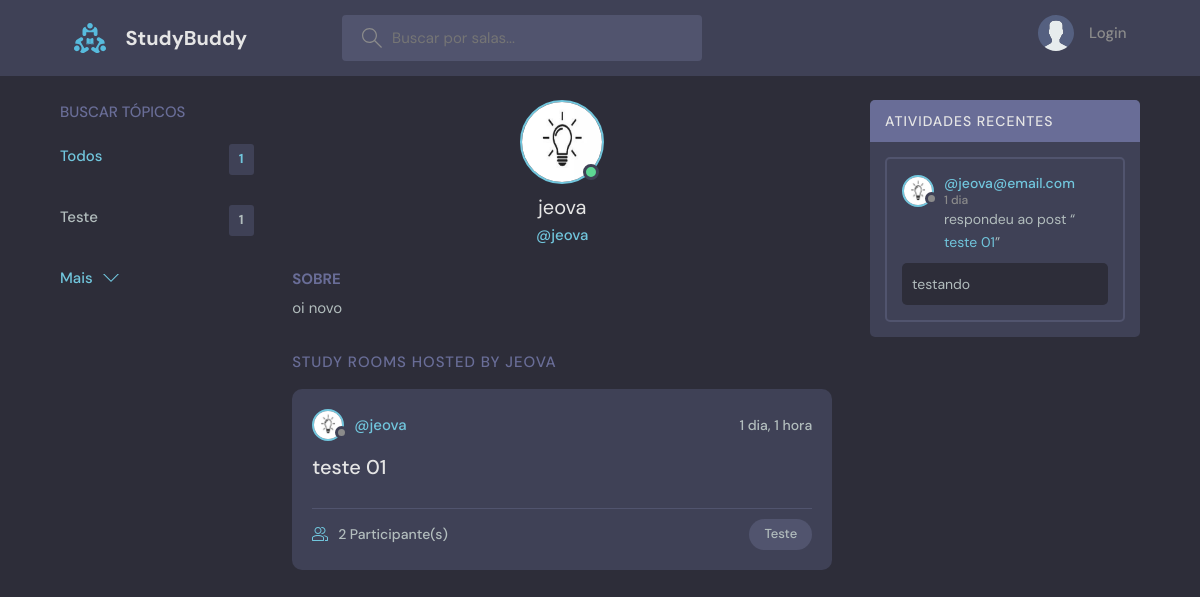
The app's page /profile/1 with its own data.
### base/models.py (models this page shows, shortened)
class Topic(models.Model):
    name = models.CharField(max_length=200)

class User(AbstractUser):
    name = models.CharField("nome", max_length=200, null=True)
    email = models.EmailField(unique=True)
    bio = models.TextField(null=True)
    avatar = models.ImageField(null=True, default="avatar.svg")
    USERNAME_FIELD = 'email'
    REQUIRED_FIELDS = []

class Room(models.Model):
    host = models.ForeignKey(User, on_delete=models.SET_NULL, null=True)
    topic = models.ForeignKey(Topic, on_delete=models.SET_NULL, null=True)
    name = models.CharField(max_length=200)
    description = models.TextField(null=True, blank=True)
    participants = models.ManyToManyField(User, related_name='participants', blank=True)
    updated = models.DateTimeField(auto_now=True)
    created = models.DateTimeField(auto_now_add=True)
    class Meta:
        ordering = ['-updated', 'created']
    def __str__(self):
        return self.name

class Message(models.Model):
    user = models.ForeignKey(User, on_delete=models.CASCADE)
    room = models.ForeignKey(Room, on_delete=models.CASCADE)
    body = models.TextField()
    updated = models.DateTimeField(auto_now=True)
    created = models.DateTimeField(auto_now_add=True)
    class Meta:
        ordering = ['-updated', 'created']

### base/views.py (the view)
# urls.py: path("profile/<str:pk>", views.userProfile, name="user-profile"),
def userProfile(request, pk):
    user = User.objects.get(id=pk)
    rooms = user.room_set.all()
    roomMessages = user.message_set.all()
    topics = Topic.objects.all()
    context = {'user': user, 'rooms': rooms, 'roomMessages': roomMessages, 'topics': topics}
    return render(request, 'base/profile.html', context)

### templates/base/profile.html (shortened to what this page needs)
{% extends 'main.html' %}
{% block content %}
  <main class="profile-page layout layout--3">
    <div class="container">
      {% include 'base/topics_component.html' %}
      <div class="roomList">
        <div class="profile">
          <div class="profile__avatar">
            <div class="avatar avatar--large active">
              <img src="{{user.avatar.url}}" />
            </div>
          </div>
          <div class="profile__info">
            <h3>{{user.username}}</h3>
            <p>@{{user.username}}</p>
          </div>
          <div class="profile__about">
            <h3>Sobre</h3>
            <p>
              {{user.bio}}
            </p>
          </div>
        </div>
        <div class="roomList__header">
          <div>
            <h2>Study Rooms Hosted by {{user.username}}</a>
            </h2>
          </div>
        </div>
        {% include 'base/feed_component.html' %}
      </div>
      {% include 'base/activity_component.html' %}
    </div>
  </main>
{% endblock content %}

### templates/main.html (shortened to what this page needs)
<!DOCTYPE html>
{% load static %}
<html lang="en">
  <head>
    <link rel="stylesheet" href="{% static 'styles/style.css' %}" />
  </head>
  <body>
    {% include 'navbar.html' %}
    {% block content %}
    {% endblock %}
  </body>
</html>

### templates/navbar.html (shortened to what this page needs)
{% load static %}
<header class="header header--loggedIn">
    <div class="container">
        <a href="{% url 'home' %}" class="header__logo">
            <img src="{% static 'images/logo.svg' %}" />
            <h1>StudyBuddy</h1>
        </a>
        <form class="header__search" method="GET" action="{% url 'home' %}">
            <label>
                <input name="q" placeholder="Buscar por salas..." />
            </label>
        </form>
        <nav class="header__menu">
            {% if request.user.is_authenticated %}
            <div class="header__user">
                <a href="{% url 'user-profile' request.user.id %}">
                    <div class="avatar avatar--medium active">
                        <img src="{{request.user.avatar.url}}" />
                    </div>
                    <p>
                        {{request.user.username}} <span>@{{request.user.username}}</span>
                    </p>
                </a>
                <button class="dropdown-button">
                    <svg version="1.1" xmlns="http://www.w3.org/2000/svg" width="32" height="32" viewBox="0 0 32 32">
                        <title>chevron-down</title>
                        <path d="M16 21l-13-13h-3l16 16 16-16h-3l-13 13z"></path>
                    </svg>
                </button>
            </div>
            {% else %}
            <a href="{% url 'login' %}">
                <img src="{% static 'images/avatar.svg' %}" />
                <p>Login</p>
            </a>
            {% endif %}
        </nav>
    </div>
</header>

### templates/base/topics_component.html
<div class="topics">
    <div class="topics__header">
        <h2>Buscar Tópicos</h2>
    </div>
    <ul class="topics__list">
        <li>
            <a href="{% url 'home' %}" class="active">Todos <span>{{topics.count}}</span></a>
        </li>
        {% for topic in topics %}
        <li>
            <a href="{% url 'home' %}?q={{topic.name}}">{{topic.name}} <span>{{topic.room_set.all.count}}</span></a>
        </li>
        {% endfor %}
    </ul>
    <a class="btn btn--link" href="{% url 'topics' %}">
        Mais
        <svg version="1.1" xmlns="http://www.w3.org/2000/svg" width="32" height="32" viewBox="0 0 32 32">
            <title>chevron-down</title>
            <path d="M16 21l-13-13h-3l16 16 16-16h-3l-13 13z"></path>
        </svg>
    </a>
</div>

### templates/base/feed_component.html (shortened to what this page needs)
{% for room in rooms %}
<div class="roomListRoom">
  <div class="roomListRoom__header">
    <a href="{% url 'user-profile' room.host.id %}" class="roomListRoom__author">
      <div class="avatar avatar--small">
        <img src="{{room.host.avatar.url}}" />
      </div>
      <span>@{{room.host.username}}</span>
    </a>
    <div class="roomListRoom__actions">
      <span>{{room.created|timesince}}</span>
    </div>
  </div>
  <div class="roomListRoom__content">
    <a href="{% url 'room' room.id %}">{{room.name}}</a>
  </div>
  <div class="roomListRoom__meta">
    <a href="{% url 'room' room.id %}" class="roomListRoom__joined">
      {{room.participants.all.count}} Participante(s)
    </a>
    <p class="roomListRoom__topic">{{room.topic.name}}</p>
  </div>
</div>
{% endfor %}

### templates/base/activity_component.html (shortened to what this page needs)
<div class="activities">
    <div class="activities__header">
        <h2>Atividades Recentes</h2>
    </div>
    {% for message in roomMessages %}
    <div class="activities__box">
        <div class="activities__boxHeader roomListRoom__header">
            <a href="{% url 'user-profile' message.user.id %}" class="roomListRoom__author">
                <div class="avatar avatar--small">
                    <img src="{{message.user.avatar.url}}" />
                </div>
                <p>
                    @{{message.user}}
                    <span>{{message.created|timesince}}</span>
                </p>
            </a>
        </div>
        <div class="activities__boxContent">
            <p>respondeu ao post “<a href="{% url 'room' message.room.id %}">{{message.room}}</a>”</p>
            <div class="activities__boxRoomContent">
                {{message.body}}
            </div>
        </div>
    </div>
    {% endfor %}
</div>

### records on screen
Topic: name "Teste", room_set.all.count "1"
User: avatar (picture), username "jeova", bio "oi novo", username "JEOVA"
Room: host.avatar (picture), host.username "jeova", created "1 dia, 1 hora", name "teste 01", participants.all.count "2", topic.name "Teste"
Message: user.avatar (picture), user "jeova@email.com", created "1 dia", room "teste 01", body "testando"

### other values on screen
{{ topics.count }} "1"
